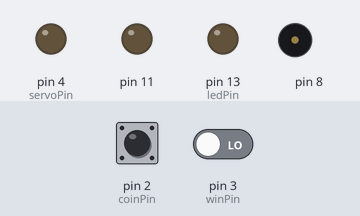
A sketch run on a simulated Arduino Uno, built with avr-gcc and run on an emulated ATmega328P. On the bench: output pins drawn as LEDs (lit = HIGH), buzzer (waves = sounding). Inputs (shaded band) come from the test bench; at power-on: pin 3 (winPin) LOW, pin 2 (coinPin) HIGH.

Above: at 1.6 s.
1.7 s: pin 3 (winPin) driven HIGH
At 2.62 s:
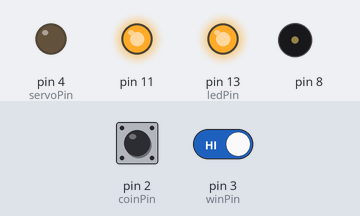
4.7 s: pin 3 (winPin) driven LOW
At 5.9 s:
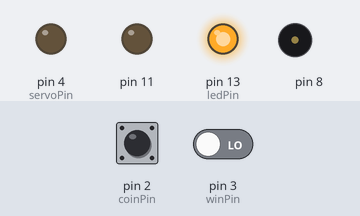
Timing chart, 0 to 7.7 s (numbered marks = the images above; inputs shaded):
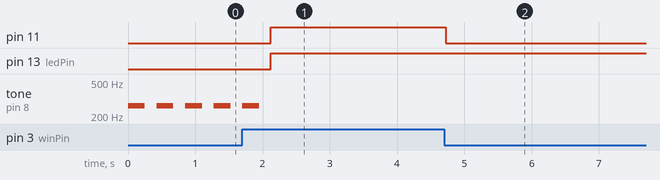

Measured:
- after the input at 1.7 s, pin 11: LOW → HIGH after 0.43 s
- after the input at 4.7 s, pin 11: HIGH → LOW at once

The sketch:

Pinball.ino
```cpp
/* Aafke's Sinterklaas gift 2012
  Program to interface with a pinball machine

  Machine is "started" by putting 5 quarters into coin slot.
  Once machine has started, landing the ball in the "win" hole will cause a box to open,
  releasing both quarters and a gift!

*/

#include <Servo.h>
#include "pitches.h"


// pin setup
const int coinPin = 2;
const int winPin = 3;
const int servoPin = 4;
const int ledPin = 13;
const int redLED = 10;
const int greenLED = 11;

// other constants
const int costToStart = 5;

int coinCount = 0;
int coinState = 0;
int winState = 0;

Servo myservo;

void setup() {
  // put your setup code here, to run once:
  pinMode(13, OUTPUT);
  pinMode(11, OUTPUT);

  pinMode(winPin, INPUT);
  pinMode(coinPin, INPUT);
  digitalWrite(coinPin, HIGH); // enable the built-in pull-up resistor for the microswitch
  pinMode(servoPin, OUTPUT);
  pinMode(ledPin, OUTPUT);
  //myservo.attach(servoPin);

  //myservo.write(0); // initialize starting position of box to LOCKED

  digitalWrite(ledPin, LOW);
}

void loop() {

  //  main loop if machine is started
  if (coinCount >= costToStart) {
    digitalWrite(13, HIGH);

    winState = digitalRead(winPin);

    if (winState == HIGH ) {
      digitalWrite(11, HIGH);
      delay(100);
      digitalWrite(11, LOW);
    }

      //myservo.write(90); // unlock the box

  // main loop if the machine hasn't started yet
  } else {
      coinState = digitalRead(coinPin);

      if (coinState == HIGH) {
        play_melody();
        coinCount++;
        delay(100); // delay to avoid a single coin over-registering
      }
  }

}

void play_melody() {
  // notes in the melody:

//int melody[] = {
//  NOTE_C4, NOTE_G3,NOTE_G3, NOTE_A3, NOTE_G3,0, NOTE_B3, NOTE_C4};

  int melody[] = {NOTE_C4};

  int noteDurations[] = {4};
  // note durations: 4 = quarter note, 8 = eighth note, etc.:
//  int noteDurations[] = {
//    4, 8, 8, 4,4,4,4,4 };

    for (int thisNote = 0; thisNote < 1; thisNote++) {

    // to calculate the note duration, take one second
    // divided by the note type.
    //e.g. quarter note = 1000 / 4, eighth note = 1000/8, etc.
    int noteDuration = 1000/noteDurations[thisNote];
    tone(8, melody[thisNote],noteDuration);

    // to distinguish the notes, set a minimum time between them.
    // the note's duration + 30% seems to work well:
    int pauseBetweenNotes = noteDuration * 1.30;
    delay(pauseBetweenNotes);
    // stop the tone playing:
    noTone(8);
  }

}
```
